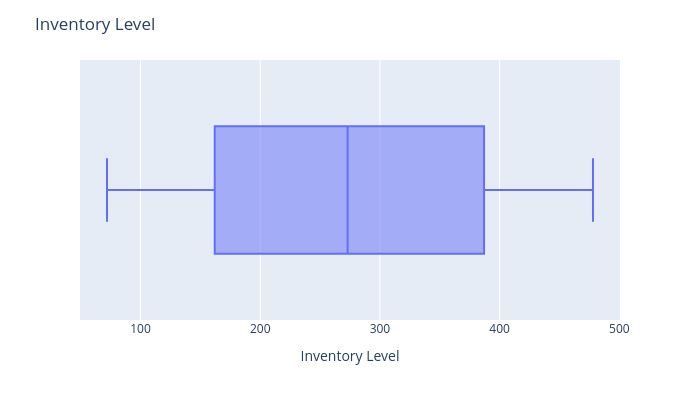
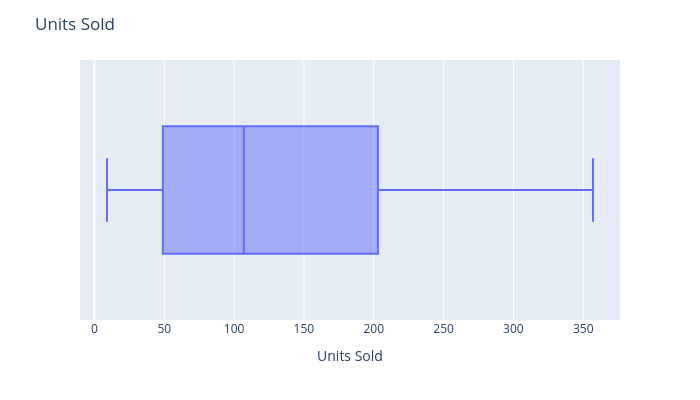
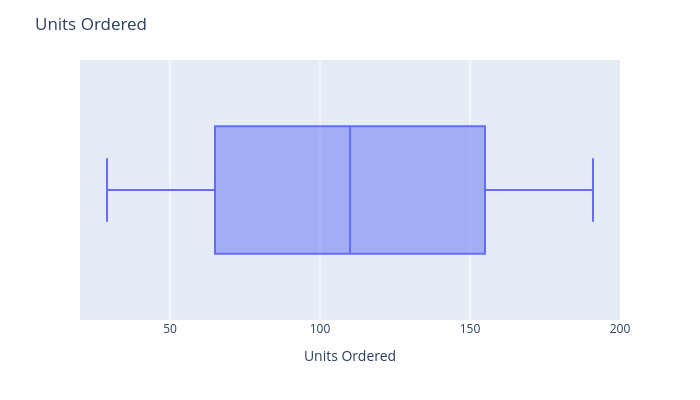
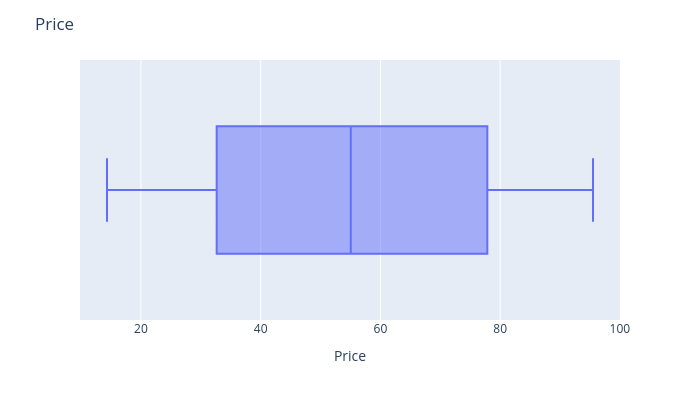

Write notebook code for charts like these, in order.
### Code cell
numerical_columns = [
    'Inventory Level','Units Sold','Units Ordered','Price','Discount','Competitor Pricing',
    'DayOfWeek', 'Month', 'IsWeekend', 'Stock Gap', 'Price After Discount',	'Demand Accuracy'	
]

for col in numerical_columns:
    fig = px.box(df_fe, x=col)
    fig.update_layout(height=400, width=700, title_text=col)
    fig.show()

### Figure 1 — Plotly figure (JSON) as saved in the notebook; plotly's stock layout.template omitted (floating-point values rounded to 4 significant figures; data arrays with more than 128 entries replaced by an {"elided": "..."} marker saying what was removed)
{"data": [{"alignmentgroup": "True", "hovertemplate": "Inventory Level=%{x}<extra></extra>", "legendgroup": "", "marker": {"color": "#636efa"}, "name": "", "notched": false, "offsetgroup": "", "orientation": "h", "showlegend": false, "type": "box", "x": {"elided": "73100 int values"}, "x0": " ", "xaxis": "x", "y0": " ", "yaxis": "y"}], "layout": {"boxmode": "group", "height": 400, "legend": {"tracegroupgap": 0}, "margin": {"t": 60}, "title": {"text": "Inventory Level"}, "width": 700, "xaxis": {"anchor": "y", "domain": [0, 1], "title": {"text": "Inventory Level"}}, "yaxis": {"anchor": "x", "domain": [0, 1]}}}

### Figure 2 — Plotly figure (JSON) as saved in the notebook; plotly's stock layout.template omitted (floating-point values rounded to 4 significant figures; data arrays with more than 128 entries replaced by an {"elided": "..."} marker saying what was removed)
{"data": [{"alignmentgroup": "True", "hovertemplate": "Units Sold=%{x}<extra></extra>", "legendgroup": "", "marker": {"color": "#636efa"}, "name": "", "notched": false, "offsetgroup": "", "orientation": "h", "showlegend": false, "type": "box", "x": {"elided": "73100 int values"}, "x0": " ", "xaxis": "x", "y0": " ", "yaxis": "y"}], "layout": {"boxmode": "group", "height": 400, "legend": {"tracegroupgap": 0}, "margin": {"t": 60}, "title": {"text": "Units Sold"}, "width": 700, "xaxis": {"anchor": "y", "domain": [0, 1], "title": {"text": "Units Sold"}}, "yaxis": {"anchor": "x", "domain": [0, 1]}}}

### Figure 3 — Plotly figure (JSON) as saved in the notebook; plotly's stock layout.template omitted (floating-point values rounded to 4 significant figures; data arrays with more than 128 entries replaced by an {"elided": "..."} marker saying what was removed)
{"data": [{"alignmentgroup": "True", "hovertemplate": "Units Ordered=%{x}<extra></extra>", "legendgroup": "", "marker": {"color": "#636efa"}, "name": "", "notched": false, "offsetgroup": "", "orientation": "h", "showlegend": false, "type": "box", "x": {"elided": "73100 int values"}, "x0": " ", "xaxis": "x", "y0": " ", "yaxis": "y"}], "layout": {"boxmode": "group", "height": 400, "legend": {"tracegroupgap": 0}, "margin": {"t": 60}, "title": {"text": "Units Ordered"}, "width": 700, "xaxis": {"anchor": "y", "domain": [0, 1], "title": {"text": "Units Ordered"}}, "yaxis": {"anchor": "x", "domain": [0, 1]}}}

### Figure 4 — Plotly figure (JSON) as saved in the notebook; plotly's stock layout.template omitted (floating-point values rounded to 4 significant figures; data arrays with more than 128 entries replaced by an {"elided": "..."} marker saying what was removed)
{"data": [{"alignmentgroup": "True", "hovertemplate": "Price=%{x}<extra></extra>", "legendgroup": "", "marker": {"color": "#636efa"}, "name": "", "notched": false, "offsetgroup": "", "orientation": "h", "showlegend": false, "type": "box", "x": {"elided": "73100 float values"}, "x0": " ", "xaxis": "x", "y0": " ", "yaxis": "y"}], "layout": {"boxmode": "group", "height": 400, "legend": {"tracegroupgap": 0}, "margin": {"t": 60}, "title": {"text": "Price"}, "width": 700, "xaxis": {"anchor": "y", "domain": [0, 1], "title": {"text": "Price"}}, "yaxis": {"anchor": "x", "domain": [0, 1]}}}
